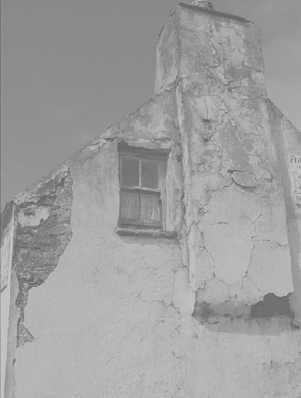
#> input picture imagerieNumerique/TP_4/images/img_4.png, 301 x 398 px
$ python exercice_2.py   (older library calls are emulated)
#> lines starting #> are read from the running program, lines starting #| are printed output that depends on the picture
### imagerieNumerique/TP_4/lib.py
import matplotlib.pyplot as plt
import skimage as ski
import skimage.io as skio
import skimage.exposure as expo
import numpy as np
import cv2
import copy
import skimage.color as color


def get_image_histogram(image):
    counts, centers = expo.histogram(image, nbins=image.shape[0])
    return [counts, centers]


def read_image(path):
    return plt.imread(path)


def read_image_cv2(path, flag):
    return cv2.imread(path, flags=flag)


def read_image_ski_color(path):
    return skio.imread(path, as_gray=True)


def read_image_ski_gris(path):
    return (skio.imread(path, as_gray=False) * 255).astype("uint8")


def equalize_hist_ski(image):
    return expo.equalize_hist(image, nbins=image.shape[0])


def match_hist_ski(image, reference, multichannel):
    return expo.match_histograms(image, reference, multichannel=multichannel)


# [30 lines left out: functions gamma_correction, image_negative_one_channel, contrast_ajustment_one_channel, not called in this run]


def affichage_rows_cols(rows, cols, images, labels, lastImage, cmap):
    rows = rows
    cols = cols
    axes = []
    fig = plt.figure()
    for i in range(rows * cols):
        axes.append(fig.add_subplot(rows, cols, i + 1))
        if i < lastImage:
            plt.imshow(images[i], cmap=cmap)
        else:
            plt.bar(images[i][1], images[i][0])
        plt.title(labels[i])

    fig.tight_layout()
    plt.show()


def split_one_to_three(image):
    b, g, r = cv2.split(image)
    return [b, g, r]


def rescale_intensity_ski(image):
    return expo.rescale_intensity(image)


def rescale_intensity_percentile_ski(image, inf, sup):
    inf_, sup_ = np.percentile(image, (inf, sup))
    return expo.rescale_intensity(image, in_range=(inf_, sup_))


def convert_rgb_2_gray(image):
    return color.rgb2gray(image)


# [17 lines left out: functions treshold, pixel_wise_multiplication, not called in this run]

### imagerieNumerique/TP_4/exercice_2.py
'''
TP4 imagerie numerique
Costa da Quinta, Joao Filipe
exercice 2
'''

import lib

image4 = lib.read_image_cv2('images/img_4.png', 1)
#> in read_image_cv2, returned value is the input picture: shape (398, 301, 3); min 95, max 199, mean 159.1
image5 = lib.read_image_cv2('images/img_5.png', 1)
#> call 2 of read_image_cv2, with path = 'images/img_5.png', flag = 1
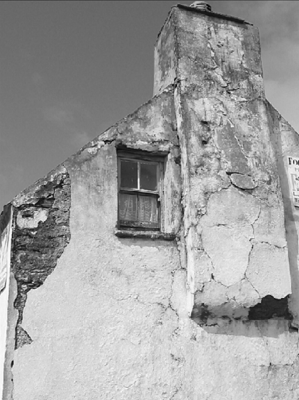
#> input picture imagerieNumerique/TP_4/images/img_5.png, 299 x 400 px
#> in read_image_cv2, returned value is the input picture: shape (400, 299, 3); min 6, max 253, mean 158.9
image6 = lib.read_image_cv2('images/img_6.png', 1)
#> call 3 of read_image_cv2, with path = 'images/img_6.png', flag = 1
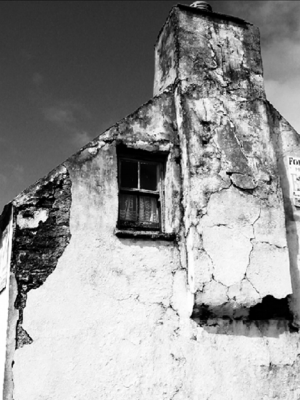
#> input picture imagerieNumerique/TP_4/images/img_6.png, 300 x 400 px
#> in read_image_cv2, returned value is the input picture: shape (400, 300, 3); min 0, max 255, mean 149.8

image4_hist = lib.get_image_histogram(image4)
#> in get_image_histogram, `counts, centers = expo.histogram(image, nbins=image.shape[0])`: counts = 105 values, max 15486 at index 86, min 0 at index 1, mean 3422.8; centers = 105 values from 95 to 199
#> image4_hist = 2 items
image5_hist = lib.get_image_histogram(image5)
#> image5_hist = 2 items
image6_hist = lib.get_image_histogram(image6)
#> image6_hist = 2 items

images = [image4, image5, image6, image4_hist, image5_hist, image6_hist]
labels = ["image 1", "image 2", "image 3", "histogram image 1", "histogram image 2", "histogram image 3"]

rows = 2
cols = 3
lib.affichage_rows_cols(rows, cols, images, labels, 3, "gray")
#> after the loop in affichage_rows_cols, `for i in range(rows * cols):`: axes = 6 items
#> in affichage_rows_cols, `plt.show()`:
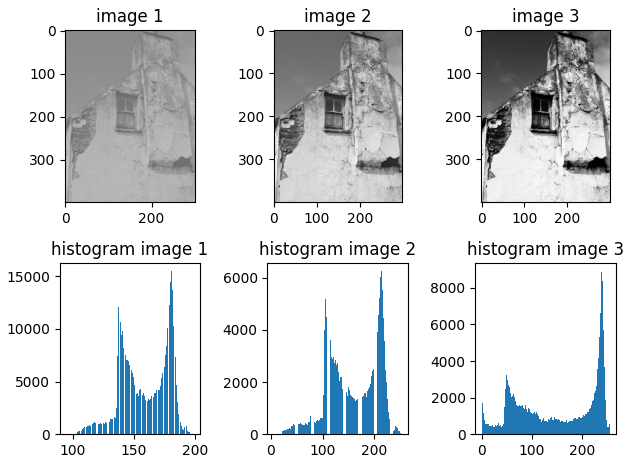
#> figure drawn by matplotlib, 6 panels; panel 4: tallest bar 15486 high, from x = 180.6 to 181.4; panel 5: tallest bar 6258 high, from x = 213.6 to 214.4; panel 6: tallest bar 8919 high, from x = 239.6 to 240.4
